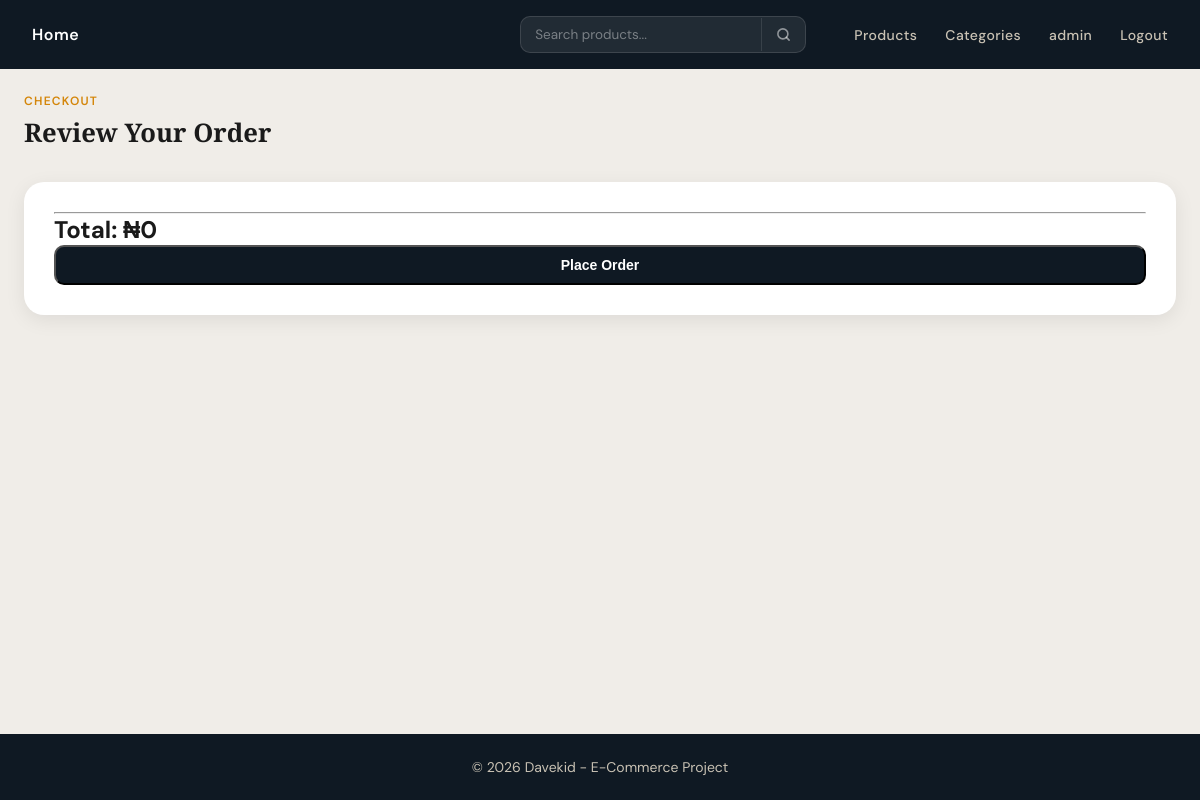
/checkout/ (signed in), run on an earlier commit of the app's database.
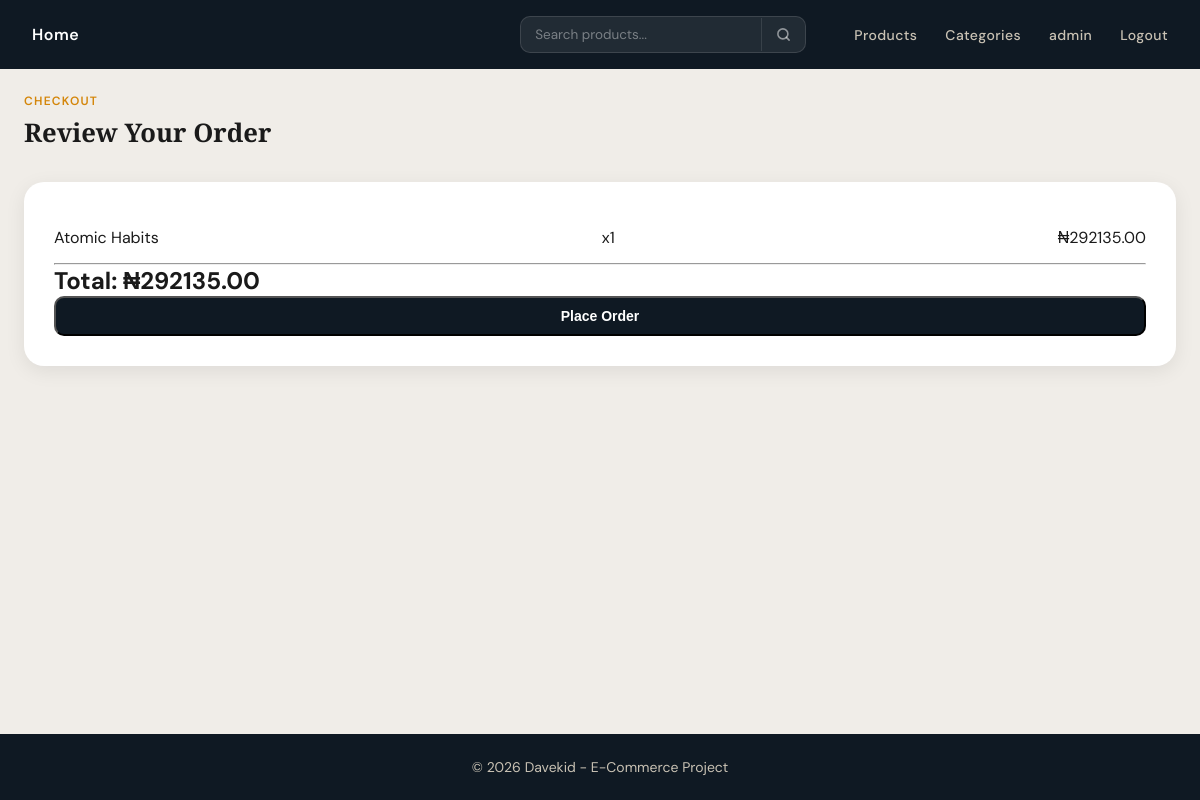
And on a later commit of the database.
### core/models.py (models this page shows, shortened)
class CartItem(models.Model):
    cart = models.ForeignKey(
        Cart,
        on_delete=models.CASCADE,
        related_name="items"
    )
    product = models.ForeignKey(
        Product,
        on_delete=models.CASCADE
    )
    quantity = models.PositiveIntegerField(default=1)
    @property
    def subtotal(self):
        return self.product.get_final_price() * self.quantity

class Product(models.Model):
    category = models.ForeignKey(
        Category,
        on_delete=models.CASCADE,
        related_name="products"
    )
    name = models.CharField(max_length=255)
    slug = models.SlugField(unique=True)
    description = models.TextField(blank=True, null=True)
    price = models.DecimalField(max_digits=10, decimal_places=2)
    discount_price = models.DecimalField(
        max_digits=10,
        decimal_places=2,
        blank=True,
        null=True
    )
    image = models.ImageField(upload_to="products/")
    stock = models.PositiveIntegerField(default=0)
    available = models.BooleanField(default=True)
    created_at = models.DateTimeField(auto_now_add=True)
    def get_final_price(self):
        return self.discount_price if self.discount_price else self.price

### core/views.py (the view, shortened to what this page needs)
# urls.py: path("checkout/", views.checkout, name="checkout"),
@login_required
def checkout(request):
    cart, created = Cart.objects.get_or_create(
    user=request.user
    )
    items = cart.items.all()
    total = sum(
        item.subtotal
        for item in items
    )
    return render(
        request,
        "core/checkout.html",
        {
            "items": items,
            "total": total
        }
    )

### core/templates/core/checkout.html (shortened to what this page needs)
{% extends "base.html" %}
{% block content %}
<div class="page-header">
    <p class="page-eyebrow">
        Checkout
    </p>
    <h1 class="section-title">
        Review Your Order
    </h1>
</div>
<div class="checkout-card">
    {% for item in items %}
    <div class="checkout-item">
        <span>
            {{ item.product.name }}
        </span>
        <span>
            x{{ item.quantity }}
        </span>
        <span>
            ₦{{ item.subtotal }}
        </span>
    </div>
    {% endfor %}
    <hr>
    <h2>
        Total: ₦{{ total }}
    </h2>
    <form method="POST">
        <button
            type="submit"
            class="btn btn-large"
        >
            Place Order
        </button>
    </form>
</div>
{% endblock %}

What changed in the data, as far as the page shows it:
added CartItem: product.name "Atomic Habits", quantity "1", subtotal "292135.00"
Also different on the page:
{{ total }}: "0" → "292135.00"
